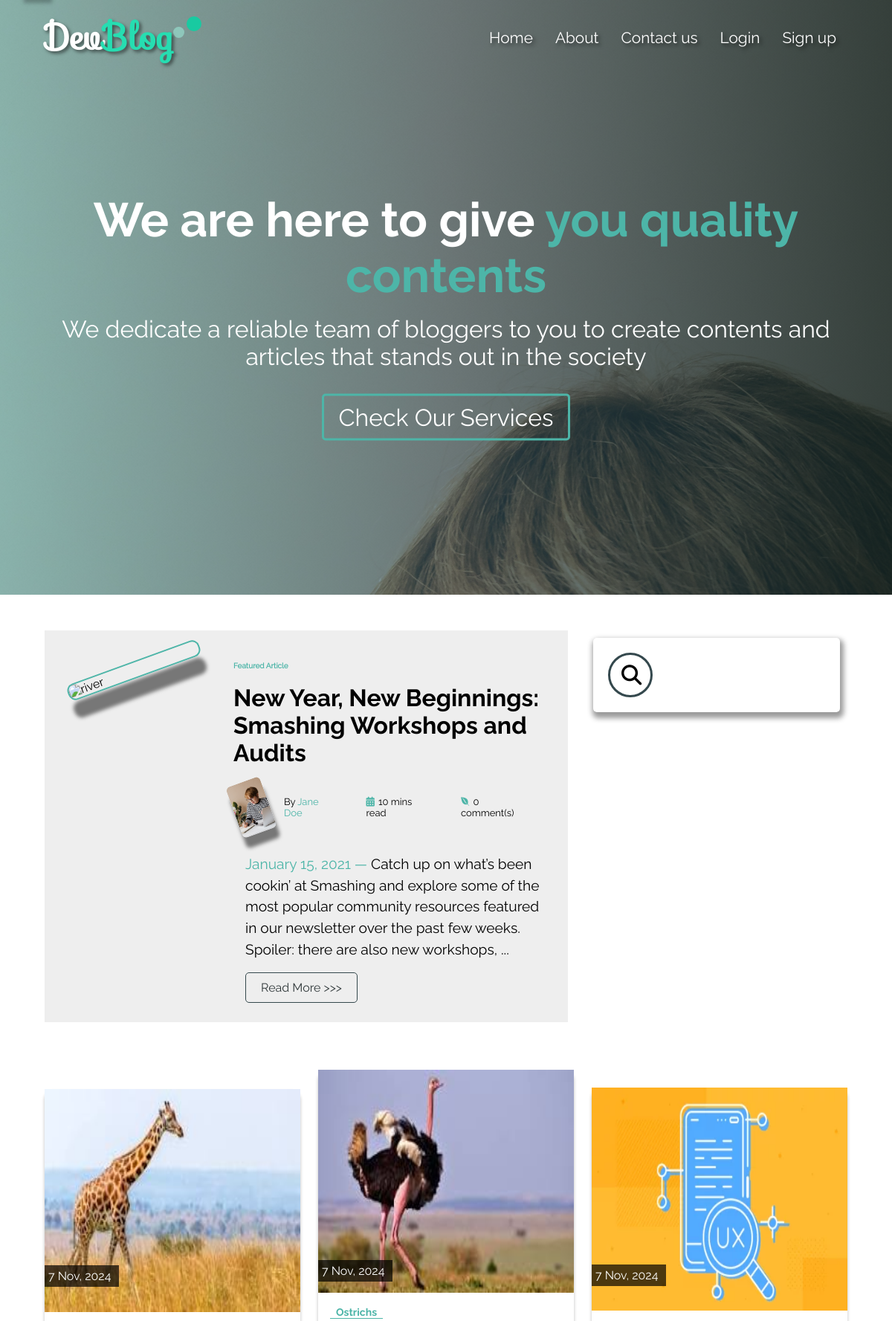
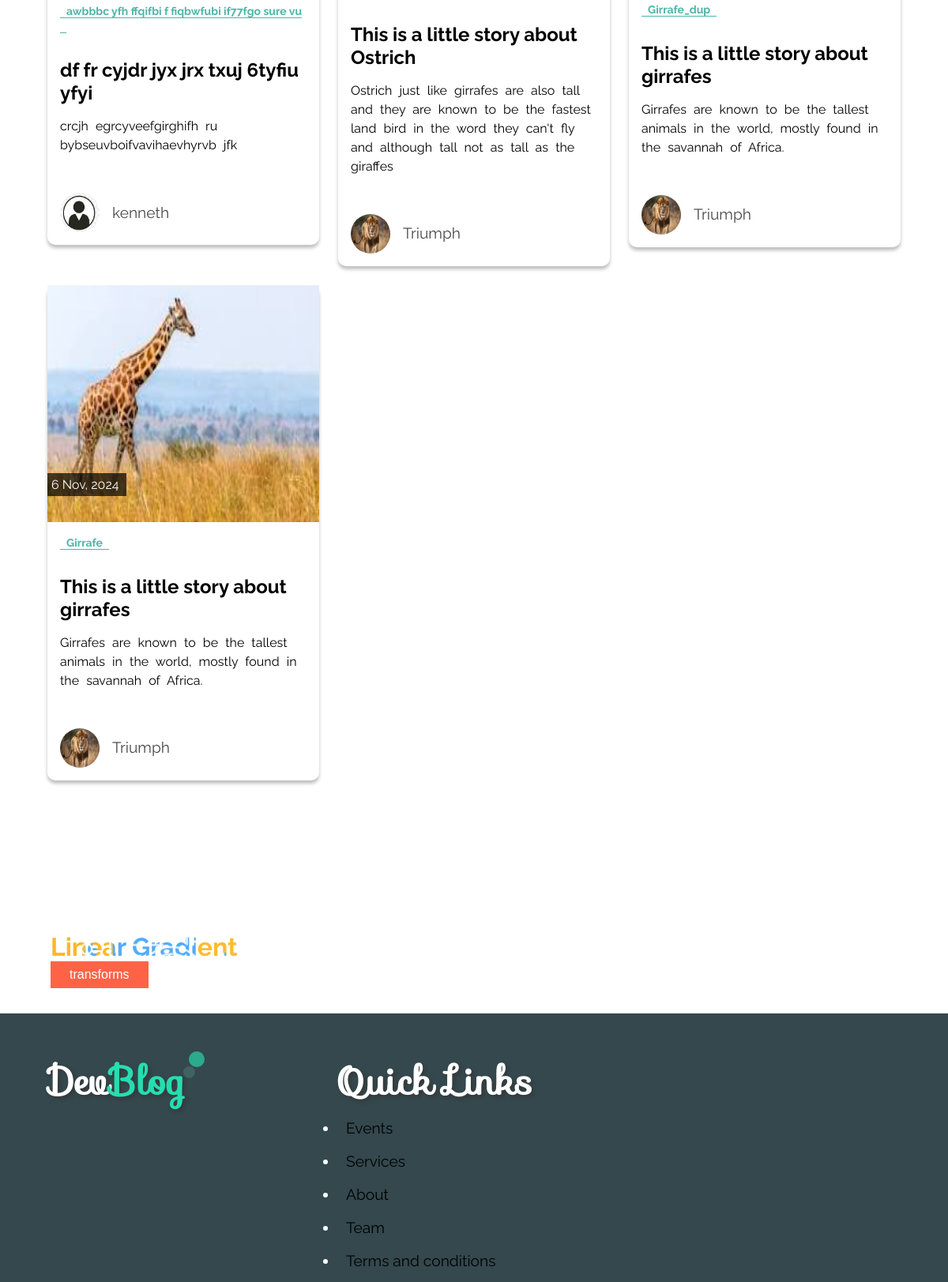
The app's page /dev-blog/ (upper part) with its own data (2 pictures, top to bottom).
### blog/models.py (models this page shows, shortened)
class Post(models.Model):
    title = models.CharField(max_length=255, null=True)
    little_description = models.CharField(max_length=255, null=True)
    description = models.TextField(null=True)
    time_posted = models.DateTimeField(auto_now_add=timezone.now(), null=True)
    author = models.ForeignKey(User, on_delete=models.CASCADE)
    post_image = models.ImageField(default='post_img.webp', upload_to='post_pics')
    post_category = models.ManyToManyField(Category)
    class Meta:
        ordering = ['-time_posted']

class Profile(models.Model):
    user = models.OneToOneField(User, on_delete=models.CASCADE)
    first_name = models.CharField(max_length=255, null=True)
    last_name = models.CharField(max_length=255, null=True)
    about_author = models.TextField(null=True)
    image = models.ImageField(default='default.jpg', upload_to='profile_pics')

### blog/views.py (the view)
# urls.py: path('', PostListView.as_view(), name='blog-home'),
class PostListView(ListView):
    model = Post
    template_name = "index.html"
    context_object_name = 'posts'
    ordering = ["-time_posted"]
    paginate_by = 6

### blog/templates/index.html (shortened to what this page needs)
{% load static %}
<!DOCTYPE html>
<html lang="en">
<head>
	<link rel="stylesheet" href="https://stackpath.bootstrapcdn.com/font-awesome/4.7.0/css/font-awesome.min.css">
    <link rel="stylesheet" href="{% static '/css/utilities.css' %}">
    <link rel="stylesheet" href="{% static '/css/styles.css' %}">
</head>
<body>
    <header>
        <div class="header-content-container">
           <div class="logo">
                <h1><a href={% url "blog-home" %}>Dev<span>Blog</span></a></h1>
                <div class="smaller-circle"></div>
                <div class="small-circle"></div>
           </div>
           {% block nav1 %}
           <nav>
               <ul>
                   <li><a href={% url "user-home" %}>Home</a></li>
                   <li><a href={% url "about" %}>About</a></li>
                   <li><a href={% url "contact" %}>Contact us</a></li>
                   <li><a href={% url "login" %}>Login</a></li>
                   <li><a href={% url "register" %}>Sign up</a></li>
               </ul>
           </nav>
           {% endblock nav1 %}
        </div>
        {% block header %}
        <div class="container text-center">
            <h2 class="xl pb-1">We are here to give <span class="text-primary">you quality contents</span></h2>
            <p class="md">We dedicate a reliable team of bloggers to you to create contents and articles that stands out in the society</p>
            <div>
                <a href={% url "about" %} class="btn btn-outline md mt-3">Check Our Services</a>
            </div>
        </div>
        {% endblock header %}
    </header>
    {% block main %}
    <main>
        <section class="post-of-the-day">
            <div class="container grid">
                <div class="poster grid">
                    <div class="skewed-image">
                        <img src="{% static '/images/nice-view.jpg' %}" alt="river">
                    </div>
                    <div class="Featured-article">
                        <h4>Featured Article</h4>
                        <h1 class="md"><a href="#">New Year, New Beginnings: Smashing Workshops and Audits</a></h1>
                        <div class="flex">
                            <img src="{% static '/images/blogger3.jpg' %}" alt="river">
                            <p class="author">By <a href="#">Jane Doe</a></p>
                            <p class="duration"><i class="fas fa-calendar"></i>10 mins read</p>
                            <p class="comments"><i class="fab fa-envira"></i>0 comment(s)</p>
                        </div>
                        <div class="article-info">
                            <p class="lead">
                                <span class="text-primary">January 15, 2021 — </span>Catch up on what’s been cookin’ at Smashing and explore some of the most popular community resources
                                featured in our newsletter over the past few weeks. Spoiler: there are also new workshops, ...
                            </p>
                            <div>
                                <a href="#" class="btn btn-outline mt-1 text-primary">Read More >>></a>
                            </div>
                        </div>
                    </div>
                </div>
                <div class="right-side-grid">
                    <div class="card">
                        <form action={% url "search" %} method='GET'>
                            <div class="search-bar">
                                <button class="search-bar__btn"><i class="fas fa-search"></i></button>
                            </div>
                        </form>
                    </div>
                </div>
            </div>
        </section>
        <section class="recent-posts">
            <div class="container">
                <div class="grid">
                    {% for post in posts %}
                    <div class="post">
                       <div class="image-wrapper">
                            <img src={{post.post_image.url}} alt="camera">
                       </div>
                        <div class="date">
                            <p>{{ post.time_posted|date:"j M, Y"}}</p>
                        </div>
                        <p class="m-1 mobile-ux"><a href={% url "post-detail" post.id %}>{{ post.title }}</a></p>
                        <div class=" recentPost-info p-1">
                            <h1 class="pb-1">{{ post.little_description }}</h1>
                            <p><a href={% url "post-detail" post.id %}>{{ post.description }}</a></p>
                            <div class="profile-wrapper mt-4">
                                <img src={{post.author.profile.image.url}} alt="profile-picture">
                                <p class="pl-1">{{post.author}}</p>
                            </div>
                        </div>
                    </div>
                    {% endfor %}
                </div>
            </div>
        </section>
    </main>
    {% endblock main %}
    <div class="fun">
        <h1>Linear Gradient</h1>
        <button>transforms</button>
    </div>
    <footer>
        <div class="container">
            <div class="grid">
                <div class="footer-logo">
                    <h1>Dev<span>Blog</span></h1>
                    <div class="smaller-circle"></div>
                    <div class="small-circle"></div>
                </div>
                <div>
                   <h1 class="quick-links">Quick Links</h1>
                   <ul>
                       <li><a href="#">Events</a></li>
                       <li><a href="#">Services</a></li>
                       <li><a href="./about.html">About</a></li>
                       <li><a href="#">Team</a></li>
                       <li><a href="#">Terms and conditions</a></li>
                   </ul>
                </div>
            </div>
        </div>
    </footer>
</body>
</html>

### blog/static/css/utilities.css (style rules this page uses)
.grid { height: 100%; display: grid; grid-template-columns: repeat(2, 1fr); gap: 1.5em; justify-content: center; align-items: center; }
.card { background-color: #fff; padding: 20px; margin: 10px; color: #333; box-shadow: 2px 5px 7px 3px rgba(0, 0, 0, 0.4); border-radius: 5px; }
.btn { display: inline-block; background-color: var(--primary-color); padding: 10px 20px; border: none; border-radius: 5px; color: #fff; font-size: 16px; transition: transform 0.25s ease-in-out; }
.btn-outline { background-color: transparent; border: 1px solid var(--secondary-color); }
.text-center { text-align: center; }
.text-primary { color: var(--primary-color); }
.m-1 { margin: 1rem; }
.mt-1 { margin-top: 1rem; }
.mt-3 { margin-top: 2rem; }
.mt-4 { margin-top: 3rem; }
.p-1 { padding: 1rem; }
.pb-1 { padding-bottom: 1rem; }
.pl-1 { padding-left: 1rem; }
.lead { font-size: 1.2rem; }
.md { font-size: 2rem; }
.xl { font-size: 4rem; }
.container { width: 90%; margin: 0 auto; }

### records on screen
Post: post_image (picture), time_posted "7 Nov, 2024", title "awbbbc yfh ffqifbi f fiqbwfubi if77fgo sure vu", little_description "df fr cyjdr jyx jrx txuj 6tyfiu yfyi", description "crcjh egrcyveefgirghifh ru bybseuvboifvavihaevhyrvb jfk", author.profile.image (placeholder picture), author "kenneth"
Post: post_image (picture), time_posted "7 Nov, 2024", title "Ostrichs", little_description "This is a little story about Ostrich", description "Ostrich just like girrafes are also tall and they are known to be the fastest land bird in the word they can't fly and although tall not as tall as the giraffes", author.profile.image (picture), author "Triumph"
Post: post_image (picture), time_posted "7 Nov, 2024", title "Girrafe_dup", little_description "This is a little story about girrafes", description "Girrafes are known to be the tallest animals in the world, mostly found in the savannah of Africa.", author.profile.image (picture), author "Triumph"
Post: post_image (picture), time_posted "6 Nov, 2024", title "Girrafe", little_description "This is a little story about girrafes", description "Girrafes are known to be the tallest animals in the world, mostly found in the savannah of Africa.", author.profile.image (picture), author "Triumph"
